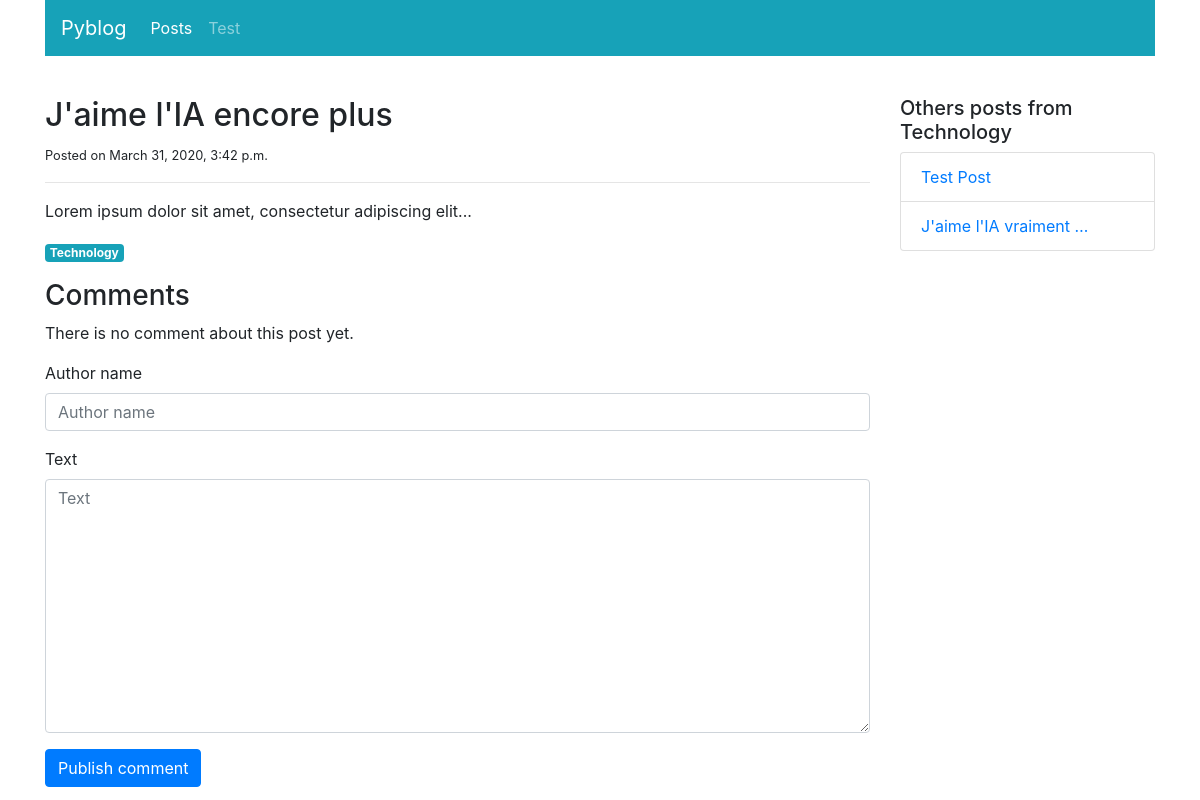
The page /blog/posts/detail/4/ on the database its author committed.
### blog/models.py (models this page shows, shortened)
class Post(models.Model):
    title = models.CharField(max_length=100)
    category = models.ForeignKey("PostCategory",
                                 null=True,
                                 blank=True,
                                 on_delete=models.DO_NOTHING)
    published = models.BooleanField(default=False)
    text = models.TextField(blank=True)
    create = models.DateTimeField(auto_now_add=True)

class PostCategory(models.Model):
    name = models.CharField(max_length=50)
    def slug(self):
        return slugify(self.name)
    def __str__(self):
        return self.name

### blog/views.py (the view)
# urls.py: path('posts/detail/<int:post_id>/', views.post_detail, name='post-detail'),
def post_detail(request, post_id, message=''):
    post = get_object_or_404(Post, pk=post_id)
    similar_posts = Post.objects.filter(category=post.category).filter(published=True).exclude(pk=post_id)
    post_comments = post.comments.exclude(status=Comment.STATUS_HIDDEN).order_by("created_at")
    if request.method == "POST":
        comment_form = CreateCommentForm(request.POST)
        if comment_form.is_valid():
            comment = comment_form.save(commit=False)
            comment.post = post
            comment.save()
            args = [post.pk, "Your comment has been posted!"]
            return HttpResponseRedirect(reverse('post-detail-message', args=args) + "#comments")
    else:
        comment_form = CreateCommentForm()
    context = {
        "post": post,
        "similar_posts": similar_posts,
        "post_comments": post_comments,
        "navigation_items": navigation.navigation_items(navigation.NAV_POSTS),
        "comment_form": comment_form,
        "message": message,
    }
    return render(request, "blog/post_detail.html", context)

### blog/forms.py
class CreateCommentForm(forms.ModelForm):
    class Meta:
        model = Comment
        fields = ["author_name", "text",]

### blog/navigation.py (called while the page is built)
def navigation_items(selected_item):
    items = []
    for name, url in NAV_ITEMS:
        items.append(
            {'name': name,
             'url': url,
             'active': True if selected_item == name else False,
             }
        )
    return items

### blog/templates/blog/post_detail.html (shortened to what this page needs)
{% extends 'base.html' %}
{% load static %}
{% load bootstrap4 %}
{% block content %}
<div class="col-sm-9">
    <div class="mt-3">
        <h2>{{ post.title }}</h2>
        <small>Posted on {{ post.create }}</small>
        <hr>
        <p class="text-muted">
            {{ post.text|linebreaks|safe }}
            <a href="{% url 'post-list' post.category.slug %}" class="badge badge-info">
                {{post.category.name|capfirst}}
            </a>
        </p>
    </div>
    <div class="mt-3" id="comments">
        <h3>Comments</h3>
        <ul class="list-unstyled">
            {% for i in post_comments %}
            <li class="media">
                <img class="mr-3" src="{% static 'img/user.png' %}" width="45px" height="50px">
                <div class="media-body">
                    <h5 class="mt-0 mb-1">{{i.author_name}}</h5>
                    <p>
                        <small class="text-muted">{{i.created_at}}</small>
                    </p>
                    <p>
                        {% if i.status == "moderated" %}
                            <span class="font-weight-light font-italic text-muted">[[Moderated comment : {{i.moderation_text}} ]]</span>
                        {% else %}
                            {{i.text}}
                        {% endif %}
                    </p>
                </div>
                {% empty %}
                <li class="media">There is no comment about this post yet.</li>
                {% endfor %}
        </ul>
        <form action="{% url 'post-detail' post.pk %}" method="post" class="form">
            {% bootstrap_form comment_form %}
            {% buttons %}
                <button type="submit" class="btn btn-primary">Publish comment</button>
            {% endbuttons %}
        </form>
    </div>
</div>
<div class="col-sm-3">
    <div class="mt-3">
        <h5>Others posts from {{post.category}}</h5>
        <ul class="list-group">
            {% for i in similar_posts %}
            <li class="list-group-item">
                <a href="{% url 'post-detail' i.pk %}">{{ i.title|truncatewords:3 }}</a>
            </li>
            {% empty %}
            This is the only post !
            {% endfor %}
        </ul>
    </div>
</div>
{% endblock content %}

### rows shown on the page
Post: title "J'aime l'IA encore plus", create "March 31, 2020, 3:42 p.m.", text "Lorem ipsum dolor sit amet, consectetur adipiscing elit...", category.name "Technology", category "Technology"
Post: title "Test Post"
Post: title "J'aime l'IA vraiment …"

### other values the page prints
{{ i.name }} "Posts" "Test"
